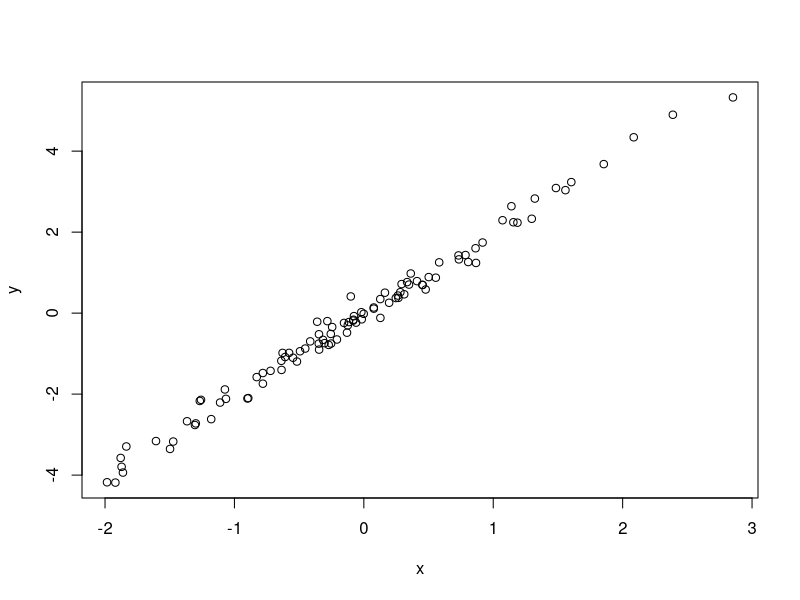

Write the R code that produced this figure.
#simulate and plot data
#Stephanie Doner
#shampton@email.arizona.edu
#2022.03.15

#simulate predictor variable (x)
x <- rnorm(n = 100)
#calculate response variable (y) and add noise
y <- 2 * x + rnorm(n = 100, sd = 0.2)
#plot the data
plot(x = x, y = y)
